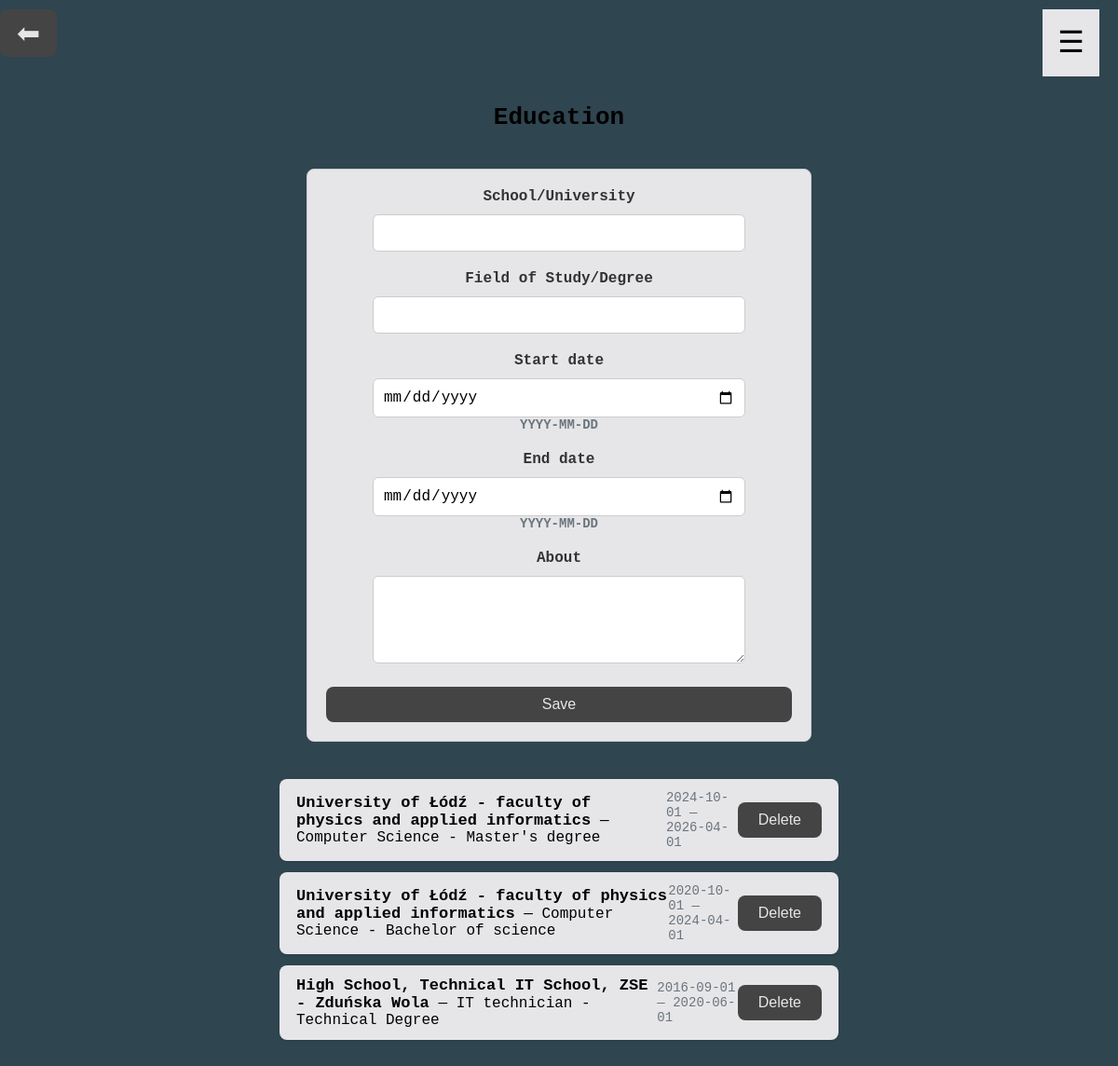
/admin/education (signed in), run on the app's committed database.
### app.py (models this page shows)
class Education(db.Model):
    id = db.Column(db.Integer, primary_key=True)
    school = db.Column(db.String(150), nullable=False)
    degree = db.Column(db.String(150), nullable=True)
    start_date = db.Column(db.Date, nullable=False)
    end_date = db.Column(db.Date, nullable=True)
    description = db.Column(db.Text, nullable=True)

### app.py (the view, shortened to what this page needs)
@app.route("/admin/education", methods=["GET", "POST"])
@login_required
def admin_education():
    form = EducationForm()
    records = Education.query.order_by(Education.start_date.desc()).all()
    return render_template("admin/education.html", form=form, records=records)

### app.py
class EducationForm(FlaskForm):
    school = StringField("School/University", validators=[DataRequired()])
    degree = StringField("Field of Study/Degree")
    start_date = DateField("Start date", validators=[DataRequired()], format="%Y-%m-%d")
    end_date = DateField("End date", format="%Y-%m-%d")
    description = TextAreaField("About")
    submit = SubmitField("Save")

### app.py (called while the page is built)
@login_manager.user_loader
def load_user(user_id):
    return User.query.get(int(user_id))

@app.context_processor
def inject_year():
    return {"current_year": date.today().year}

### templates/admin/education.html (shortened to what this page needs)
{% extends "base.html" %}
{% block content %}
<button class="btn back-btn" onclick="history.back()">⬅</button>
<h2>Education</h2>
<form method="POST" class="form">
  <label>{{ form.school.label }} {{ form.school(size=40) }}</label>
  <label>{{ form.degree.label }} {{ form.degree(size=40) }}</label>
  <label>{{ form.start_date.label }} {{ form.start_date() }} <small class="muted">YYYY-MM-DD</small></label>
  <label>{{ form.end_date.label }} {{ form.end_date() }} <small class="muted">YYYY-MM-DD</small></label>
  <label>{{ form.description.label }} {{ form.description(rows=4) }}</label>
  {{ form.submit(class="btn") }}
</form>
<ul class="table">
  {% for ed in records %}
    <li class="row">
      <div><strong>{{ ed.school }}</strong> {% if ed.degree %}— {{ ed.degree }}{% endif %}</div>
      <div class="muted">{{ ed.start_date }} {% if ed.end_date %}— {{ ed.end_date }}{% endif %}</div>
      <form method="POST" action="{{ url_for('delete_education', edu_id=ed.id) }}">
        <button class="btn danger" type="submit">Delete</button>
      </form>
    </li>
  {% else %}
    <p>empty.</p>
  {% endfor %}
</ul>
{% endblock %}

### static/styles/app.css (style rules this page uses)
body { width: 100%; margin: 0; padding: 0; box-sizing: border-box; background-color: #2F4550; font-family: "Fira Code", monospace; }
.form label { display: flex; align-items: center; gap: -10px; }
.form { display: flex; flex-direction: column; align-items: center; max-width: 500px; margin: 40px auto; padding: 20px; border: 1px solid #ccc; border-radius: 8px; background-color: #E6E6E9; }
.form label { display: flex; flex-direction: column; width: 100%; margin-bottom: 5px; font-weight: bold; }
.form input, .form textarea { padding: 8px; font-size: 16px; border: 1px solid #aaa; border-radius: 4px; width: 100%; box-sizing: border-box; }
.form .btn { padding: 10px 20px; font-size: 16px; cursor: pointer; border: none; border-radius: 5px; background-color: #E6E6E9; }
h2 { text-align: center; margin: 30px 0 20px 0; font-size: 26px; }
.form { display: flex; flex-direction: column; align-items: center; gap: 15px; margin-bottom: 40px; }
.form label { display: flex; flex-direction: column; font-weight: 600; color: #333; width: 100%; max-width: 400px; }
.form input, .form textarea, .form select { padding: 10px; font-size: 16px; border: 1px solid #ccc; border-radius: 6px; margin-top: 5px; }
.btn { display: inline-block; padding: 10px 22px; background-color: #444 !important; color: #E6E6E9 !important; border: none !important; border-radius: 8px !important; font-size: 16px; cursor: pointer; text-decoration: none !important; transition: background 0.3s; }
.btn.danger { background-color: #444 !important; color: #E6E6E9 !important; }
.table { list-style: none; padding: 0; max-width: 600px; margin: 0 auto; }
.row { display: flex; justify-content: space-between; align-items: center; background: #E6E6E9; padding: 12px 18px; border-radius: 8px; margin-bottom: 12px; box-shadow: 0 1px 3px rgba(0,0,0,0.1); }
.row strong { font-size: 17px; }
.muted { color: #6c757d; font-size: 14px; }
.row form { margin: 0; }
.back-btn { display: inline-block; margin: 10px 10px 20px 0; background-color: #444 !important; color: #E6E6E9 !important; padding: 8px 18px; border-radius: 6px; font-size: 30px; transition: background 0.3s; cursor: pointer; }

### data on the page
Education: school "University of Łódź - faculty of physics and applied informatics", degree "Computer Science - Master's degree", start_date "2024-10-01", end_date "2026-04-01"
Education: school "University of Łódź - faculty of physics and applied informatics", degree "Computer Science - Bachelor of science", start_date "2020-10-01", end_date "2024-04-01"
Education: school "High School, Technical IT School, ZSE - Zduńska Wola", degree "IT technician - Technical Degree", start_date "2016-09-01", end_date "2020-06-01"
